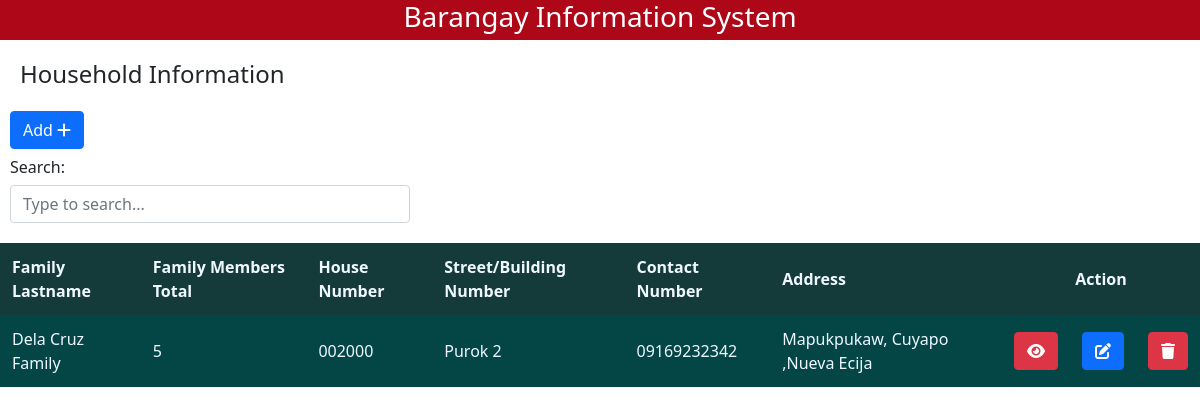
Page /household.php on the committed database.
### household.php (the view, shortened to what this page needs)
<!DOCTYPE html>
<html lang="en">
<head>
    <link rel="stylesheet" href="https://cdnjs.cloudflare.com/ajax/libs/font-awesome/6.4.2/css/all.min.css" />
    <link rel="stylesheet" href="css-style/household.css">
    <link href="https://cdn.jsdelivr.net/npm/bootstrap@5.0.2/dist/css/bootstrap.min.css" rel="stylesheet">
</head>
<body>
<?php include('header.php'); ?>
    <h4>Household Information</h4>
    <button id="form-show" class="btn btn-primary add-icon">Add <i class="fa-solid fa-plus"></i></button>
  <div class="search-container">
    <label for="searchInput" class="h6">Search:</label>
    <div class="input-group">
        <input type="text" class="form-control" id="searchInput" placeholder="Type to search..." oninput="filterTable()">
    </div>
</div>
    <table>
      <thead>
        <tr>
            <th>Family Lastname</th>
            <th>Family Members Total</th>
            <th>House Number</th>
            <th>Street/Building Number</th>
            <th>Contact Number</th>
            <th>Address</th>
            <th colspan="3" style="text-align: center;">Action</th>
        </tr>
        </thead>
        <tbody id="dataTable">
        <?php
          $sql = "SELECT * FROM `household-db` ORDER BY fullname ASC";
          $result = mysqli_query($conn,$sql);
      if (mysqli_num_rows($result) > 0) {
        while ($row = mysqli_fetch_assoc($result)) {
       echo "<tr>";
       echo "<td>" . $row['fam_lastname'] . "</td>";
       echo "<td>" .$row['fam_Mt']. "</td>";
       echo "<td>" .$row['Hs']. "</td>";
       echo "<td>" .$row['Sb_number']. "</td>";
       echo "<td>" .$row['contact_number']. "</td>";
       echo "<td>" .$row['perm_add']. "</td>";
       echo '<td><a href="household-view.php?household-view=' . $row['id'] . '" class="btn btn-danger"><i class="fa-solid fa-eye"></i></a></td>';
       echo '<td><button class="btn btn-primary edit-btn" data-id="' . $row['id'] . '"><i class="fa-solid fa-pen-to-square"></i></button></td>';
       echo '<td><a href="household-delete.php?household-delete=' . $row['id'] . '" class="btn btn-danger"><i class="fa-solid fa-trash"></i></a></td>';
       echo "</tr>";
        }
      }
        ?>
        </tbody>
    </table>
</body>
</html>

### css-style/household.css (style rules this page uses)
* { box-sizing: border-box; margin: 0px; padding: 0px; }
table { width: 100%; border-collapse: collapse; background-color: rgb(4, 69, 69); color: aliceblue; }
th, td { border: 1px solid #dddddd; text-align: left; padding: 12px; }
th { background-color: rgb(21, 58, 58); color: aliceblue; }
h4 { padding: 20px; }
.add-icon { display: block; margin: 10px; position: relative; bottom: 16px; }

### household.php (style rules this page uses)
.search-container { max-width: 400px; position: relative; top: -20px; margin-left: 10px; }

### rows in the picture
household-db: fam_lastname "Dela Cruz Family", fam_Mt "5", Hs "002000", Sb_number "Purok 2", contact_number "09169232342", perm_add "Mapukpukaw, Cuyapo ,Nueva Ecija"
